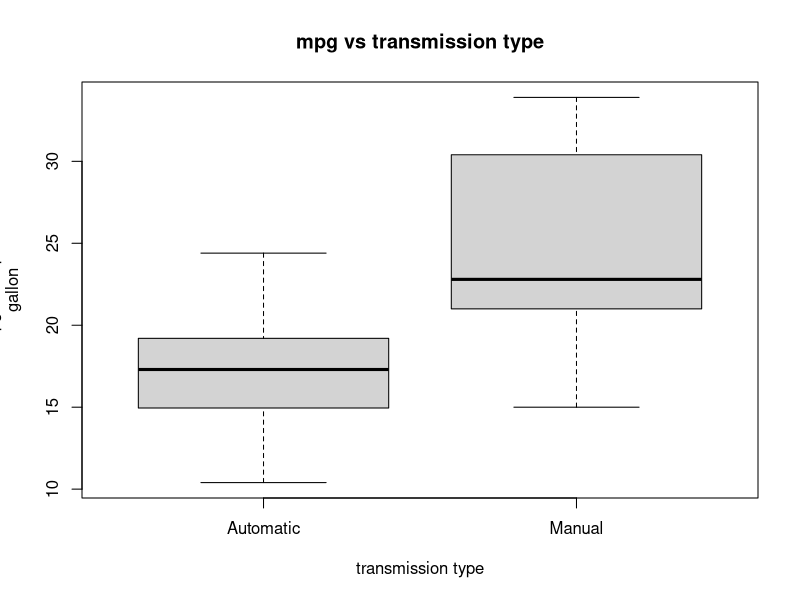
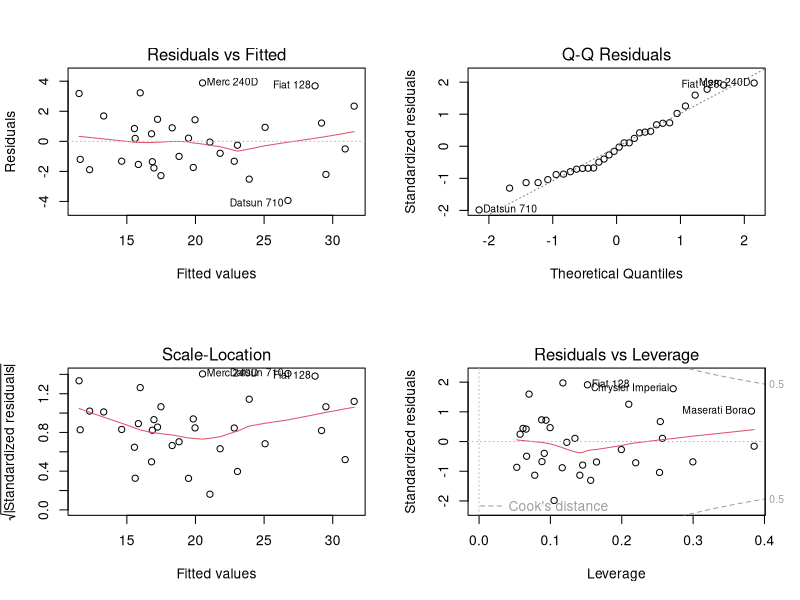

Source code (R) for these figures, in order:
## ---- chunk 1
data(mtcars)

mtcars$am <- as.factor(mtcars$am)
levels(mtcars$am) <-c("Automatic", "Manual")

t.test(mtcars$mpg~mtcars$am,conf.level=0.95)

## ---- chunk 2
stepmodel = step(lm(data = mtcars, mpg ~ .),trace=0,steps=10000)
summary(stepmodel)

model <- lm(mpg~ factor(am):wt + factor(am):qsec,data=mtcars)
summary(model)
## ---- chunk 3
boxplot(mtcars$mpg ~ mtcars$am, data = mtcars, outpch = 19, ylab="mpg:miles per 
gallon",xlab="transmission type",main="mpg vs transmission type")
## ---- chunk 4
par(mfrow=c(2, 2))
plot(model)
